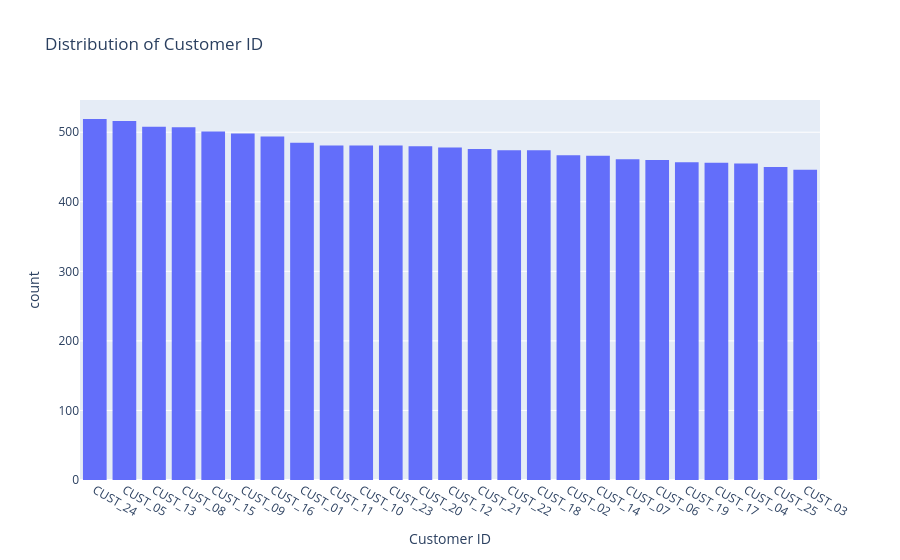
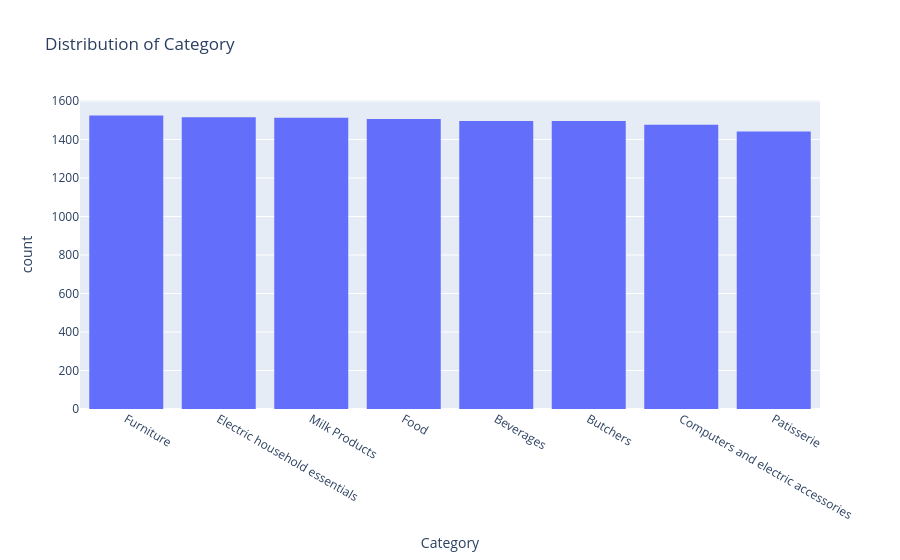
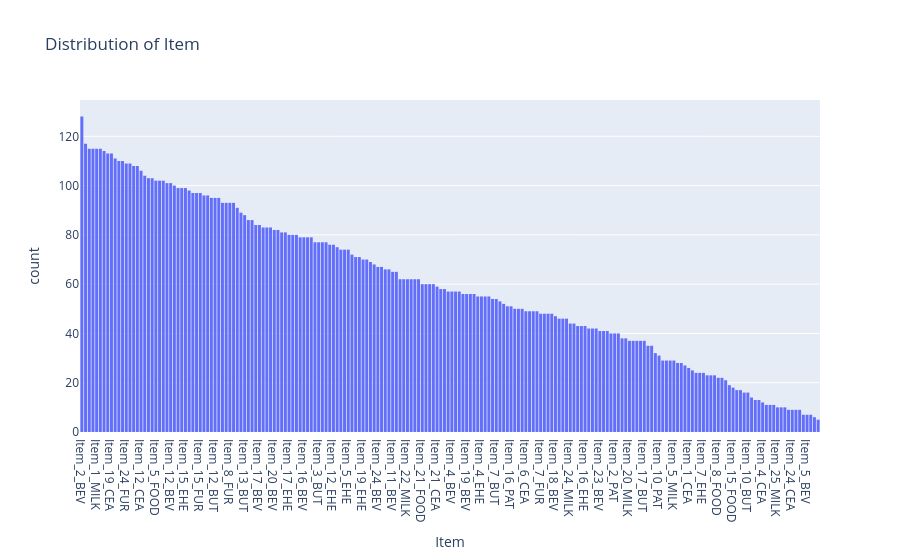
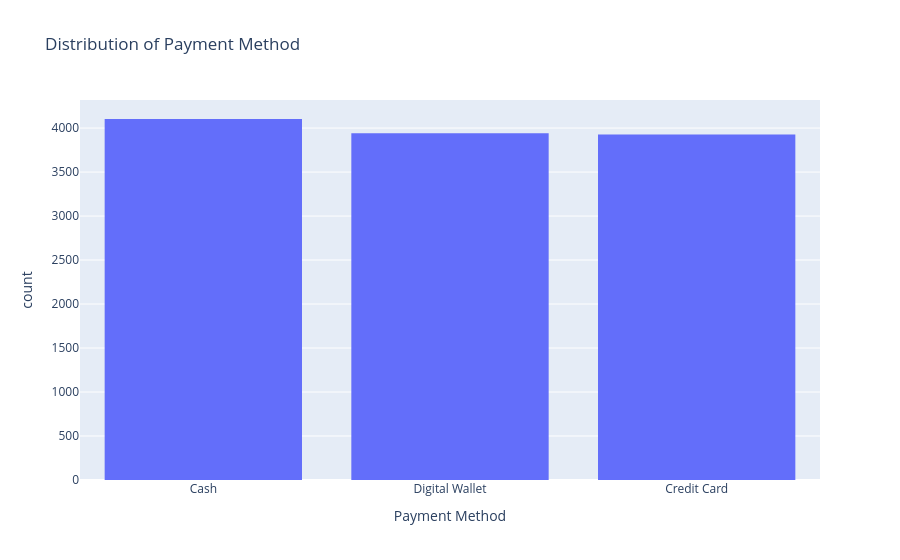

Notebook code for these charts, in order:
### Code cell
for col in cat:
    fig = px.histogram(clean_df, x=col, title=f'Distribution of {col}')
    fig.update_xaxes(categoryorder='total descending')
    fig.show()

### Figure 1 — Plotly figure (JSON) as saved in the notebook; plotly's stock layout.template omitted (floating-point values rounded to 4 significant figures; data arrays with more than 128 entries replaced by an {"elided": "..."} marker saying what was removed)
{"data": [{"bingroup": "x", "hovertemplate": "Customer ID=%{x}<br>count=%{y}<extra></extra>", "legendgroup": "", "marker": {"color": "#636efa", "pattern": {"shape": ""}}, "name": "", "orientation": "v", "showlegend": false, "type": "histogram", "x": {"elided": "11971 str values"}, "xaxis": "x", "yaxis": "y"}], "layout": {"barmode": "relative", "legend": {"tracegroupgap": 0}, "title": {"text": "Distribution of Customer ID"}, "xaxis": {"anchor": "y", "categoryorder": "total descending", "domain": [0, 1], "title": {"text": "Customer ID"}}, "yaxis": {"anchor": "x", "domain": [0, 1], "title": {"text": "count"}}}}

### Figure 2 — Plotly figure (JSON) as saved in the notebook; plotly's stock layout.template omitted (floating-point values rounded to 4 significant figures; data arrays with more than 128 entries replaced by an {"elided": "..."} marker saying what was removed)
{"data": [{"bingroup": "x", "hovertemplate": "Category=%{x}<br>count=%{y}<extra></extra>", "legendgroup": "", "marker": {"color": "#636efa", "pattern": {"shape": ""}}, "name": "", "orientation": "v", "showlegend": false, "type": "histogram", "x": {"elided": "11971 str values"}, "xaxis": "x", "yaxis": "y"}], "layout": {"barmode": "relative", "legend": {"tracegroupgap": 0}, "title": {"text": "Distribution of Category"}, "xaxis": {"anchor": "y", "categoryorder": "total descending", "domain": [0, 1], "title": {"text": "Category"}}, "yaxis": {"anchor": "x", "domain": [0, 1], "title": {"text": "count"}}}}

### Figure 3 — Plotly figure (JSON) as saved in the notebook; plotly's stock layout.template omitted (floating-point values rounded to 4 significant figures; data arrays with more than 128 entries replaced by an {"elided": "..."} marker saying what was removed)
{"data": [{"bingroup": "x", "hovertemplate": "Item=%{x}<br>count=%{y}<extra></extra>", "legendgroup": "", "marker": {"color": "#636efa", "pattern": {"shape": ""}}, "name": "", "orientation": "v", "showlegend": false, "type": "histogram", "x": {"elided": "11971 str values"}, "xaxis": "x", "yaxis": "y"}], "layout": {"barmode": "relative", "legend": {"tracegroupgap": 0}, "title": {"text": "Distribution of Item"}, "xaxis": {"anchor": "y", "categoryorder": "total descending", "domain": [0, 1], "title": {"text": "Item"}}, "yaxis": {"anchor": "x", "domain": [0, 1], "title": {"text": "count"}}}}

### Figure 4 — Plotly figure (JSON) as saved in the notebook; plotly's stock layout.template omitted (floating-point values rounded to 4 significant figures; data arrays with more than 128 entries replaced by an {"elided": "..."} marker saying what was removed)
{"data": [{"bingroup": "x", "hovertemplate": "Payment Method=%{x}<br>count=%{y}<extra></extra>", "legendgroup": "", "marker": {"color": "#636efa", "pattern": {"shape": ""}}, "name": "", "orientation": "v", "showlegend": false, "type": "histogram", "x": {"elided": "11971 str values"}, "xaxis": "x", "yaxis": "y"}], "layout": {"barmode": "relative", "legend": {"tracegroupgap": 0}, "title": {"text": "Distribution of Payment Method"}, "xaxis": {"anchor": "y", "categoryorder": "total descending", "domain": [0, 1], "title": {"text": "Payment Method"}}, "yaxis": {"anchor": "x", "domain": [0, 1], "title": {"text": "count"}}}}
